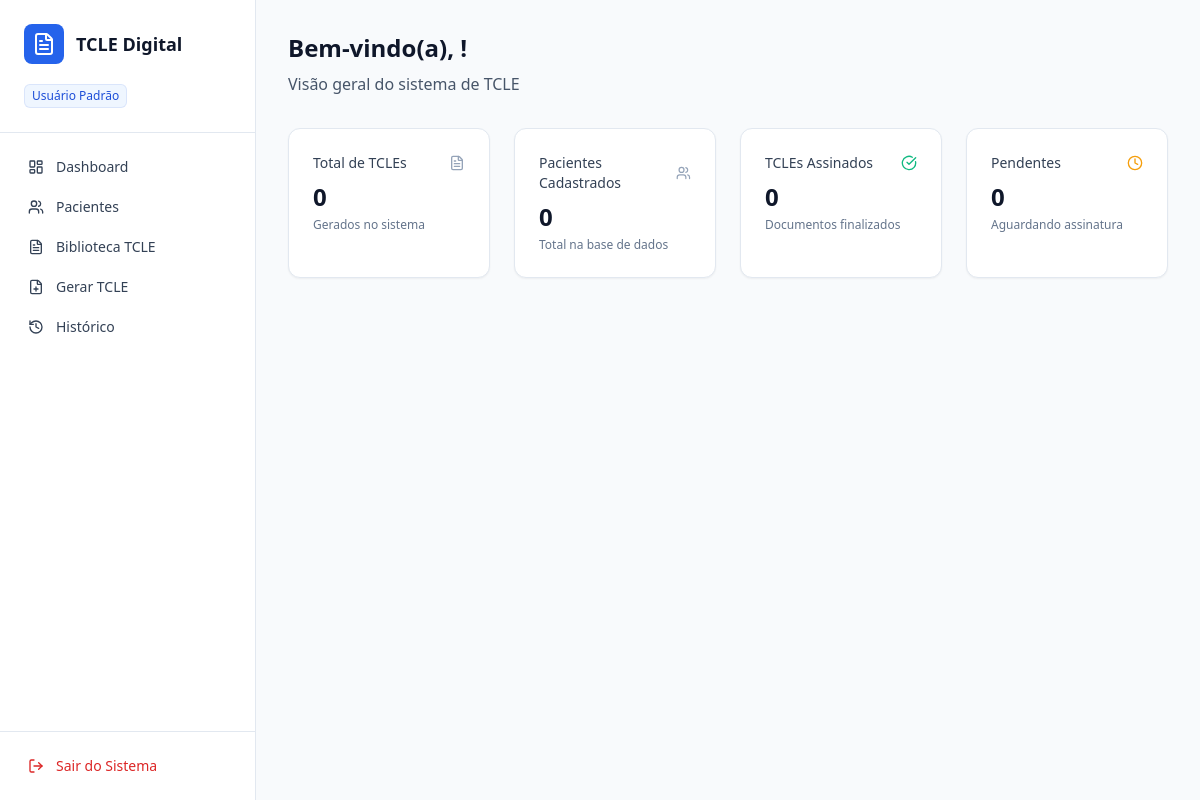
Page / (signed in) on the earlier database version.
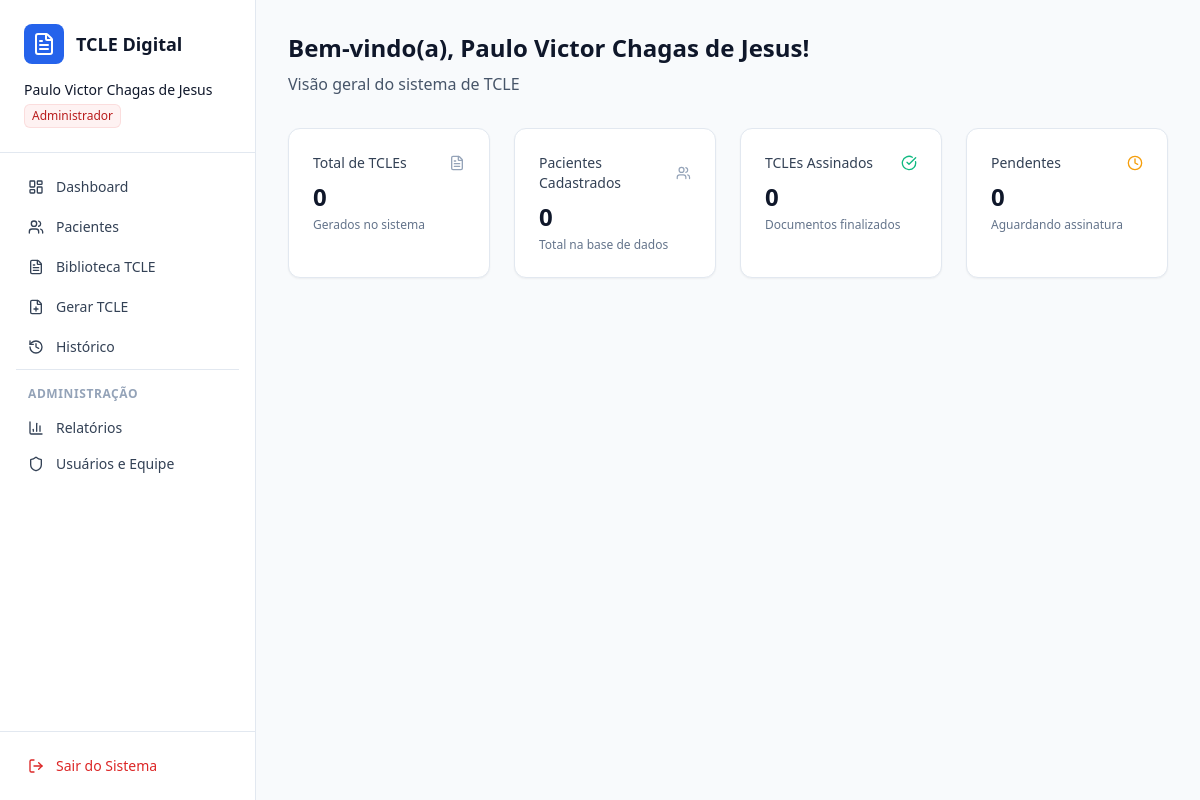
Same page on the later database version.
### usuarios/models.py (models this page shows, shortened)
class Usuario(AbstractUser):
    username = None
    email = models.EmailField('Endereço de E-mail', unique=True)
    nome = models.CharField('Nome Completo', max_length=255)
    OPCOES_DE_PERFIL = (
        ('ADMIN', 'Administrador'),
        ('PADRAO', 'Usuário Padrão'),
    )
    perfil = models.CharField(max_length=10, choices=OPCOES_DE_PERFIL, default='PADRAO')
    profissao = models.CharField(max_length=100, blank=True, null=True)
    USERNAME_FIELD = 'email'
    REQUIRED_FIELDS = ['nome']
    objects = UsuarioManager()

### usuarios/views.py (the view)
# urls.py: path('', views.dashboard, name='dashboard'),
@login_required
def dashboard(request):
    return render(request, 'usuarios/dashboard.html')

### usuarios/templates/usuarios/dashboard.html
{% extends 'usuarios/base.html' %}
{% block conteudo %}
<div class="p-8">
    <div class="mb-8">
        <h1 class="text-2xl font-semibold mb-2">Bem-vindo(a), {{ request.user.nome }}!</h1>
        <p class="text-slate-600">Visão geral do sistema de TCLE</p>
    </div>
    <div class="grid grid-cols-1 md:grid-cols-2 lg:grid-cols-4 gap-6 mb-8">
        <div class="bg-white rounded-xl border border-slate-200 p-6 shadow-sm">
            <div class="flex items-center justify-between pb-2">
                <h3 class="text-sm font-medium text-slate-700">Total de TCLEs</h3>
                <i data-lucide="file-text" class="w-4 h-4 text-slate-400"></i>
            </div>
            <div class="text-2xl font-bold">0</div>
            <p class="text-xs text-slate-500 mt-1">Gerados no sistema</p>
        </div>
        <div class="bg-white rounded-xl border border-slate-200 p-6 shadow-sm">
            <div class="flex items-center justify-between pb-2">
                <h3 class="text-sm font-medium text-slate-700">Pacientes Cadastrados</h3>
                <i data-lucide="users" class="w-4 h-4 text-slate-400"></i>
            </div>
            <div class="text-2xl font-bold">0</div>
            <p class="text-xs text-slate-500 mt-1">Total na base de dados</p>
        </div>
        <div class="bg-white rounded-xl border border-slate-200 p-6 shadow-sm">
            <div class="flex items-center justify-between pb-2">
                <h3 class="text-sm font-medium text-slate-700">TCLEs Assinados</h3>
                <i data-lucide="check-circle" class="w-4 h-4 text-emerald-500"></i>
            </div>
            <div class="text-2xl font-bold">0</div>
            <p class="text-xs text-slate-500 mt-1">Documentos finalizados</p>
        </div>
        <div class="bg-white rounded-xl border border-slate-200 p-6 shadow-sm">
            <div class="flex items-center justify-between pb-2">
                <h3 class="text-sm font-medium text-slate-700">Pendentes</h3>
                <i data-lucide="clock" class="w-4 h-4 text-amber-500"></i>
            </div>
            <div class="text-2xl font-bold">0</div>
            <p class="text-xs text-slate-500 mt-1">Aguardando assinatura</p>
        </div>
    </div>
</div>
{% endblock %}

### usuarios/templates/usuarios/base.html (shortened to what this page needs)
<!DOCTYPE html>
<html lang="pt-br">
<head>
    <script src="https://cdn.tailwindcss.com"></script>
</head>
<body class="bg-slate-50 text-slate-900 h-screen flex overflow-hidden">
    <aside class="w-64 bg-white border-r border-slate-200 h-screen flex flex-col">
        <div class="p-6 border-b border-slate-200">
            <div class="flex items-center gap-3 mb-4">
                <div class="bg-blue-600 p-2 rounded-lg">
                    <i data-lucide="file-text" class="w-6 h-6 text-white"></i>
                </div>
                <h2 class="font-semibold text-lg">TCLE Digital</h2>
            </div>
            <div class="space-y-1">
                <p class="text-sm font-medium text-slate-900">{{ request.user.nome }}</p>
                {% if request.user.perfil == 'ADMIN' %}
                <span
                    class="inline-flex items-center rounded-md bg-red-50 px-2 py-1 text-xs font-medium text-red-700 ring-1 ring-inset ring-red-600/10">Administrador</span>
                {% else %}
                <span
                    class="inline-flex items-center rounded-md bg-blue-50 px-2 py-1 text-xs font-medium text-blue-700 ring-1 ring-inset ring-blue-700/10">Usuário
                    Padrão</span>
                {% endif %}
            </div>
        </div>
        <nav class="flex-1 p-4 space-y-1 overflow-y-auto">
            <a href="{% url 'dashboard' %}"
                class="flex items-center w-full px-3 py-2 text-sm font-medium rounded-md hover:bg-slate-50 text-slate-700">
                <i data-lucide="layout-dashboard" class="w-4 h-4 mr-3"></i> Dashboard
            </a>
            <a href="{% url 'pacientes' %}"
                class="flex items-center w-full px-3 py-2 text-sm font-medium rounded-md hover:bg-slate-50 text-slate-700">
                <i data-lucide="users" class="w-4 h-4 mr-3"></i> Pacientes
            </a>
            <a href="{% url 'biblioteca' %}"
                class="flex items-center w-full px-3 py-2 text-sm font-medium rounded-md hover:bg-slate-50 text-slate-700">
                <i data-lucide="file-text" class="w-4 h-4 mr-3"></i> Biblioteca TCLE
            </a>
            <a href="#"
                class="flex items-center w-full px-3 py-2 text-sm font-medium rounded-md hover:bg-slate-50 text-slate-700">
                <i data-lucide="file-plus" class="w-4 h-4 mr-3"></i> Gerar TCLE
            </a>
            <a href="#"
                class="flex items-center w-full px-3 py-2 text-sm font-medium rounded-md hover:bg-slate-50 text-slate-700">
                <i data-lucide="history" class="w-4 h-4 mr-3"></i> Histórico
            </a>
            {% if request.user.perfil == 'ADMIN' %}
            <div class="pt-4 mt-4 border-t border-slate-200">
                <p class="px-3 text-xs font-semibold text-slate-400 uppercase tracking-wider mb-2">Administração</p>
                <a href="#"
                    class="flex items-center w-full px-3 py-2 text-sm font-medium rounded-md hover:bg-slate-50 text-slate-700">
                    <i data-lucide="bar-chart-3" class="w-4 h-4 mr-3"></i> Relatórios
                </a>
                <a href="{% url 'gerenciar_equipe' %}"
                    class="flex items-center w-full px-3 py-2 text-sm font-medium rounded-md hover:bg-slate-50 text-slate-700">
                    <i data-lucide="shield" class="w-4 h-4 mr-3"></i> Usuários e Equipe
                </a>
            </div>
            {% endif %}
        </nav>
        <div class="p-4 border-t border-slate-200">
            <form action="{% url 'logout' %}" method="post">
                <button type="submit"
                    class="flex items-center w-full px-3 py-2 text-sm font-medium rounded-md text-red-600 hover:bg-red-50 hover:text-red-700">
                    <i data-lucide="log-out" class="w-4 h-4 mr-3"></i> Sair do Sistema
                </button>
            </form>
        </div>
    </aside>
    <main class="flex-1 overflow-y-auto">
        {% block conteudo %}{% endblock %}
    </main>
</body>
</html>

Differences in the rows shown:
now on this page (row edited): Usuario: user.nome "Paulo Victor Chagas de Jesus"
changed Usuario: perfil "PADRAO" → "ADMIN" (drawn)
Other differences:
text no longer shown: "Usuário Padrão"
text now shown: "Administrador ADMINISTRAÇÃO Relatórios Usuários e Equipe"
